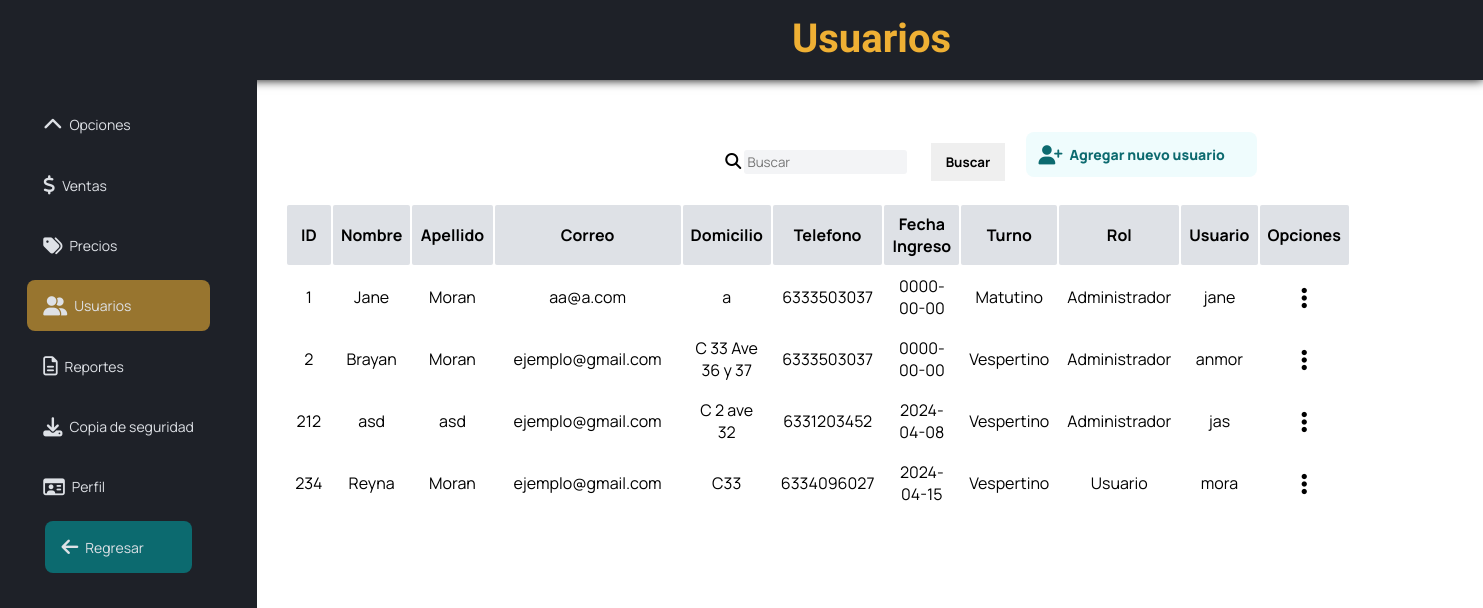
Page /Wall-VE-main/Admin_Usuarios.php (signed in) on the committed database.
### tables this page shows
CREATE TABLE `tusuario` (
  `idEmp` int(11) NOT NULL,
  `nombreEmp` varchar(60) NOT NULL,
  `apellidoPEmp` varchar(60) DEFAULT NULL,
  `apellidoMEmp` varchar(60) DEFAULT NULL,
  `fechaNacEmp` date NOT NULL,
  `telEmp` bigint(20) NOT NULL,
  `generoEmp` varchar(12) NOT NULL,
  `emailEmp` varchar(50) NOT NULL,
  `direccionEmp` varchar(60) NOT NULL,
  `ciudadEmp` varchar(60) NOT NULL,
  `turnoEmp` varchar(10) NOT NULL,
  `rolEmp` varchar(20) NOT NULL,
  `idloginEmp` varchar(15) NOT NULL,
  `passEmp` varchar(60) NOT NULL,
  `fIngreso` date NOT NULL
);

### Wall-VE-main/Admin_Usuarios.php (the view, shortened to what this page needs)
<!DOCTYPE html>
<html lang="en">
<head>
    <link href="https://cdnjs.cloudflare.com/ajax/libs/font-awesome/6.4.0/css/all.min.css" rel="stylesheet">
    <link rel="stylesheet" href="css/est.css" />
    <link rel="stylesheet" href="css/estilos.css" />
</head>
<body>
    <header>
        <ul class="navig">
            <li><a>Usuarios</a></li>
        </ul>
    </header>
    <div class="barralateral">
        <div class="logo"></div>
        <ul class="menu" id="dropdown">
            <li class="list_btn">
                <a href="#">
                    <i class="fa-solid fa-chevron-up"></i>
                    <span>Opciones</span>
                </a>
            </li>
            <li>
                <a href="Admin_Ventas.php">
                    <i class="fa-solid fa-dollar-sign" title="Ir a la sección de ventas."></i>
                    <span title="Ir a la sección de ventas.">Ventas</span>
                </a>
            </li>
            <li>
                <a href="Admin_Precios.php?idEstacion=1">
                    <i class="fa-solid fa-tags" title="Ir a la sección de modificación de precios."></i>
                    <span title="Ir a la sección de modificación de precios.">Precios</span>
                </a>
            </li>
            <li class="activo">
                <a href="Admin_Usuarios.php">
                    <i class="fa-solid fa-user-group" title="Ir a la sección de usuarios. Encontrará toda la información necesaria para agregar, editar o eliminar usuarios."></i>
                    <span title="Ir a la sección de usuarios. Encontrará toda la información necesaria para agregar, editar o eliminar usuarios.">Usuarios</span>
                </a>
            </li>
            <li>
                <a href="Admin_Reportes.html">
                    <i class="fa-regular fa-file-lines" title="Ir a la sección de reportes. Encontrará lo necesario para generar, descargar e imprimir reportes de ventas, tickets y auditorias."></i>
                    <span title="Ir a la sección de reportes. Encontrará lo necesario para generar, descargar e imprimir reportes de ventas, tickets y auditorias.">Reportes</span>
                </a>
            </li>
            <li>
                <a href="Admin_CopiasSeg.php">
                    <i class="fa-solid fa-download" title="Ir a la sección de copias de seguridad. Encontrará lo necesario para generar y subir copias de seguridad."></i>
                    <span title="Ir a la sección de copias de seguridad. Encontrará lo necesario para generar y subir copias de seguridad.">Copia
                        de seguridad</span>
                </a>
            </li>
            <li>
                <a href="Admin_Perfil.php">
                    <i class="fa-regular fa-id-card" title="Ir a su perfil. Encontrará lo necesario para modificar su información y carga de los logos de su empresa."></i>
                    <span title="Ir a su perfil. Encontrará lo necesario para modificar su información y carga de los logos de su empresa.">Perfil</span>
                </a>
            </li>
            <button class="regresar">
                <a href="adminMenu.php">
                    <i class="fa-solid fa-arrow-left" title="Regresar al menú principal."></i>
                    <span title="Regresar al menú principal.">Regresar</span>
                </a>
            </button>
        </ul>
    </div>
    <div class="Usuarios">
        <div class="botones">
            <button class="btnagregar">
                <a href="Admin_AgregarUsuario.php">
                    <i class="fa-solid fa-user-plus"></i>
                    <span>Agregar nuevo usuario</span>
                </a>
            </button>
            <div class="buscarBtn">
                <form class="d-flex">
                    <form action="" method="GET">
                        <i class="fa-solid fa-magnifying-glass"></i>
                        <input class="form-control me-2" type="search" placeholder="Buscar" name="busqueda">
                        <button class="btnbuscar" type="submit" name="enviar" id="btnBuscarr"> <b>Buscar </b> </button>
                    </form>
            </div>
        </div>
        <?php
        $where = "";
        ?>
        <br>
        <div class="tabla-wrapper">
            <table>
                <thead>
                    <tr>
                        <th>ID</th>
                        <th>Nombre</th>
                        <th>Apellido</th>
                        <th>Correo</th>
                        <th>Domicilio</th>
                        <th>Telefono</th>
                        <th>Fecha Ingreso</th>
                        <th>Turno</th>
                        <th>Rol</th>
                        <th>Usuario</th>
                        <th>Opciones</th>
                    </tr>
                </thead>
                <tbody>
                    <?php
                    include("Connection/conexion.php");
                    $SQL = "SELECT idEmp, nombreEmp,apellidoPEmp, emailEmp,direccionEmp,telEmp,fIngreso,turnoEmp, rolEmp, idloginEmp FROM tusuario $where";
                    $dato = mysqli_query($conexion, $SQL);
                    if ($dato->num_rows > 0) {
                        while ($fila = mysqli_fetch_array($dato)) {
                    ?>
                            <tr>
                                <td> <?php echo $fila['idEmp'] ?> </td>
                                <td> <?php echo $fila['nombreEmp'] ?> </td>
                                <td> <?php echo $fila['apellidoPEmp'] ?> </td>
                                <td> <?php echo $fila['emailEmp'] ?> </td>
                                <td> <?php echo $fila['direccionEmp'] ?> </td>
                                <td> <?php echo $fila['telEmp'] ?> </td>
                                <td> <?php echo $fila['fIngreso'] ?> </td>
                                <td> <?php echo $fila['turnoEmp'] ?> </td>
                                <td> <?php echo $fila['rolEmp'] ?> </td>
                                <td> <?php echo $fila['idloginEmp'] ?> </td>
                                <td>
                                <div class="dropdow">
                                <button class="dropbtn" onclick="toggleOptions(this)">
                                    <i class="fa-solid fa-ellipsis-vertical"></i>
                                </button>
                            </div>
                                </td>
                            </tr>
                        <?php
                        }
                    } else {
                        ?>
                        <tr class="text-center">
                            <td colspan="16">No existen registros</td>
                        </tr>
                    <?php
                    }
                    ?>
                </tbody>
            </table>
        </div>
    </div>
</body>
</html>

### Wall-VE-main/Css/est.css (style rules this page uses)
button#btnBuscarr { margin-left:20px; margin-top:-70px; padding: 10px 15px !important; cursor:pointer; }
table { max-height: 50px!important; }
.tabla-wrapper { width: 100%; max-height: 300px; overflow-y: scroll; height: calc(100vh - 200px); }

### Wall-VE-main/Css/estilos.css (style rules this page uses)
* { margin: 0; padding: 0; border: none; outline: none; box-sizing: border-box; font-family: "Manrope", sans-serif; }
body { background: #fff; padding: 0; margin: 0; overflow-x: hidden; text-align: center; }
.navig { background-color:rgba(30, 33, 40,255) ; padding: 15px; box-shadow: 0 0 10px #000; height: 80px; }
.navig li { display: absolute; padding-left: 260px; }
.navig li a { color: #EFB034!important; text-decoration: none; font-size: 40px; font-family: "Lexend"; font-weight: bold; }
.barralateral { position: absolute; top: 0; bottom: 0; left: 0; width: 257px; height: 100vh; padding: 50px 1.7rem; color: #fff; overflow: hidden; transition: all 0.5s linear; background: rgba(30, 33, 40,255); }
.logo { height: 40px; padding: 16px; }
.menu { height: 88%; width: max-content; position: relative; list-style: none; padding: 0; }
.menu li { padding: 1rem; margin: 5% 0; border-radius: 8px; transition: all 0.5s ease-in-out; }
.menu li:hover, .activo { background: #EFB03495; }
.activo { color: #000; }
.menu a { color: #DEE1E6; font-size: 14px; text-decoration: none; display:flex; align-items: center; gap: 7px; }
.menu a span { overflow: hidden; }
.menu a i { font-size: 1.2rem; }
.regresar { padding: 1rem; margin: 0% 0; border-radius: 8px; transition: all 0.5s ease-in-out; position:sticky; bottom: 0px!important; left: 15px; background: #0C6A6F; width: 80%; }
.Usuarios { position: absolute; top: 100px; bottom: 0; left: 16.1rem; width: max-content; height: 30rem; padding: 50px 1.7rem; color: #000; overflow: hidden; transition: all 0.5s linear; background: #fff; }
.Usuarios a { text-decoration: none; color: #0C6A6F; font-weight: 800; }
table { position: sticky; border-collapse:separate; border-color:#000; width: 80%; }
th,td { text-align: center; border-radius: 2px; padding:8px; }
tr:nth-child(even) { background-color:#fff; }
tr:nth-child(odd) { background-color: #fff; }
th { background-color: #DEE1E6; color:#000; }
input { border: 3px solid #f3f4f6; background-color:#f3f4f6 ; box-sizing: border-box; color: #000; border-radius: 3px; }
.botones a span { overflow: hidden; color: #0C6A6F; }
.botones a i { font-size: 1.2rem; color: #0C6A6F; }
.botones a { font-size: 14px; text-decoration: none; display:flex; align-items: center; gap: 7px; }
.btnagregar { padding: 0.8rem; margin: 0% 0; border-radius: 8px; border-width: 4px; border-color: #0C6A6F; transition: all 0.5s ease-in-out; position:absolute; top: 2rem; left: 48rem; background: #effcfd; width: 19%; }
.dropbtn { cursor: pointer; font-size: x-large; background: none; }

### rows in the picture
tusuario: idEmp "1", nombreEmp "Jane", apellidoPEmp "Moran", emailEmp "aa@a.com", direccionEmp "a", telEmp "6333503037", fIngreso "0000-00-00", turnoEmp "Matutino", rolEmp "Administrador", idloginEmp "jane"
tusuario: idEmp "2", nombreEmp "Brayan", apellidoPEmp "Moran", emailEmp "ejemplo@gmail.com", direccionEmp "C 33 Ave 36 y 37", telEmp "6333503037", fIngreso "0000-00-00", turnoEmp "Vespertino", rolEmp "Administrador", idloginEmp "anmor"
tusuario: idEmp "212", nombreEmp "asd", apellidoPEmp "asd", emailEmp "ejemplo@gmail.com", direccionEmp "C 2 ave 32", telEmp "6331203452", fIngreso "2024-04-08", turnoEmp "Vespertino", rolEmp "Administrador", idloginEmp "jas"
tusuario: idEmp "234", nombreEmp "Reyna", apellidoPEmp "Moran", emailEmp "ejemplo@gmail.com", direccionEmp "C33", telEmp "6334096027", fIngreso "2024-04-15", turnoEmp "Vespertino", rolEmp "Usuario", idloginEmp "mora"
